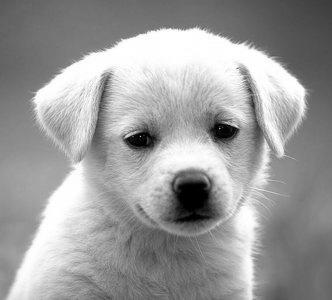
#> input picture hw1/dog.jpg, 332 x 300 px
$ python test_1conv_nested.py   (older library calls are emulated)
#> lines starting #> are read from the running program, lines starting #| are printed output that depends on the picture
### hw1/filters.py
import numpy as np


def conv_nested(image, kernel):
    """A naive implementation of convolution filter.

    This is a naive implementation of convolution using 4 nested for-loops.
    This function computes convolution of an image with a kernel and outputs
    the result that has the same shape as the input image.

    Args:
        image: numpy array of shape (Hi, Wi)
        kernel: numpy array of shape (Hk, Wk)

    Returns:
        out: numpy array of shape (Hi, Wi)
    """
    Hi, Wi = image.shape
    Hk, Wk = kernel.shape
    out = np.zeros((Hi, Wi))

    # YOUR CODE HERE
    for i in range(Hi - 1):
        for j in range(Wi - 1):
            for m in range(Hk):
                for n in range(Wk):
                    out[i, j] = out[i, j] + \
                        image[i - m + 1, j - n + 1] * kernel[m, n]
    # END YOUR CODE

    return out

# [173 lines left out: functions zero_pad, conv_fast, conv_faster, cross_correlation, zero_mean_cross_correlation, normalized_cross_correlation, not called in this run]

### hw1/test_1conv_nested.py
from filters import conv_nested
from filters import conv_fast
import numpy as np
import matplotlib.pyplot as plt
from time import time
from skimage import io

img = io.imread('dog.jpg', as_grey=True)
#> img is the input picture: shape (300, 332) float64; min 0, max 1, mean 0.611

kernel = np.array(
    [
        [1, 0, 1],
        [0, 0, 0],
        [1, 0, 1]
    ])

# Create a test image: a white square in the middle
test_img = np.zeros((9, 9))
test_img[3:6, 3:6] = 1

# Run your conv_nested function on the test image
#test_output = conv_nested(test_img, kernel)
test_output = conv_nested(test_img,kernel)
# Build the expected output
expected_output = np.zeros((9, 9))
expected_output[2:7, 2:7] = 1
expected_output[4, 2:7] = 2
expected_output[2:7, 4] = 2
expected_output[4, 4] = 4

# Plot the test image
plt.subplot(1, 3, 1)
plt.imshow(test_img)
plt.title('Test image')
plt.axis('off')

# Plot your convolved image
plt.subplot(1, 3, 2)
plt.imshow(test_output)
plt.title('Convolution')
plt.axis('off')

# Plot the exepected output
plt.subplot(1, 3, 3)
plt.imshow(expected_output)
plt.title('Exepected output')
plt.axis('off')
plt.show()
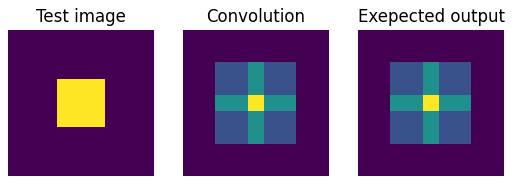
#> figure drawn by matplotlib, 3 panels

# Test if the output matches expected output
assert np.max(test_output -
              expected_output) < 1e-10, "Your solution is not correct."


# Simple convolution kernel.
# Feel free to change the kernel and to see different outputs.
kernel = np.array(
    [
        [1, 0, -1],
        [2, 0, -2],
        [1, 0, -1]
    ])

out = conv_nested(img, kernel)
#> after the loop in conv_nested (call 2), `for i in range(Hi - 1):`:
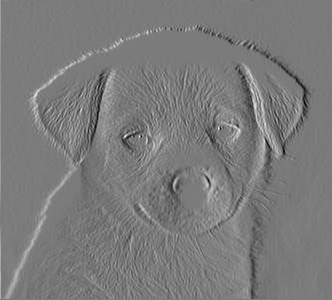
#> out: shape (300, 332) float64; min -1.62, max 1.73, mean -0.00115; drawn with min black and max white

# Plot original image
plt.subplot(2, 2, 1)
plt.imshow(img)
plt.title('Original')
plt.axis('off')

# Plot your convolved image
plt.subplot(2, 2, 3)
plt.imshow(out)
plt.title('Convolution')
plt.axis('off')

# Plot what you should get
solution_img = io.imread('convoluted_dog.jpg', as_grey=True)
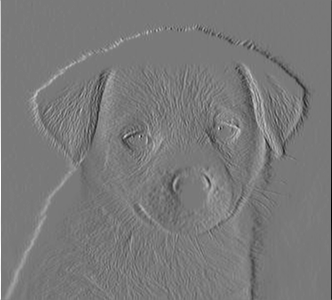
#> input picture HW1/convoluted_dog.jpg, 332 x 300 px, found by its file name
#> solution_img is the input picture: shape (300, 332) float64; min 0, max 1, mean 0.475
plt.subplot(2, 2, 4)
plt.imshow(solution_img)
plt.title('What you should get')
plt.axis('off')


plt.show()
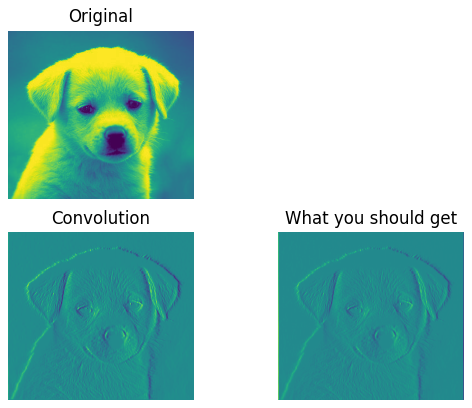
#> figure drawn by matplotlib, 3 panels
